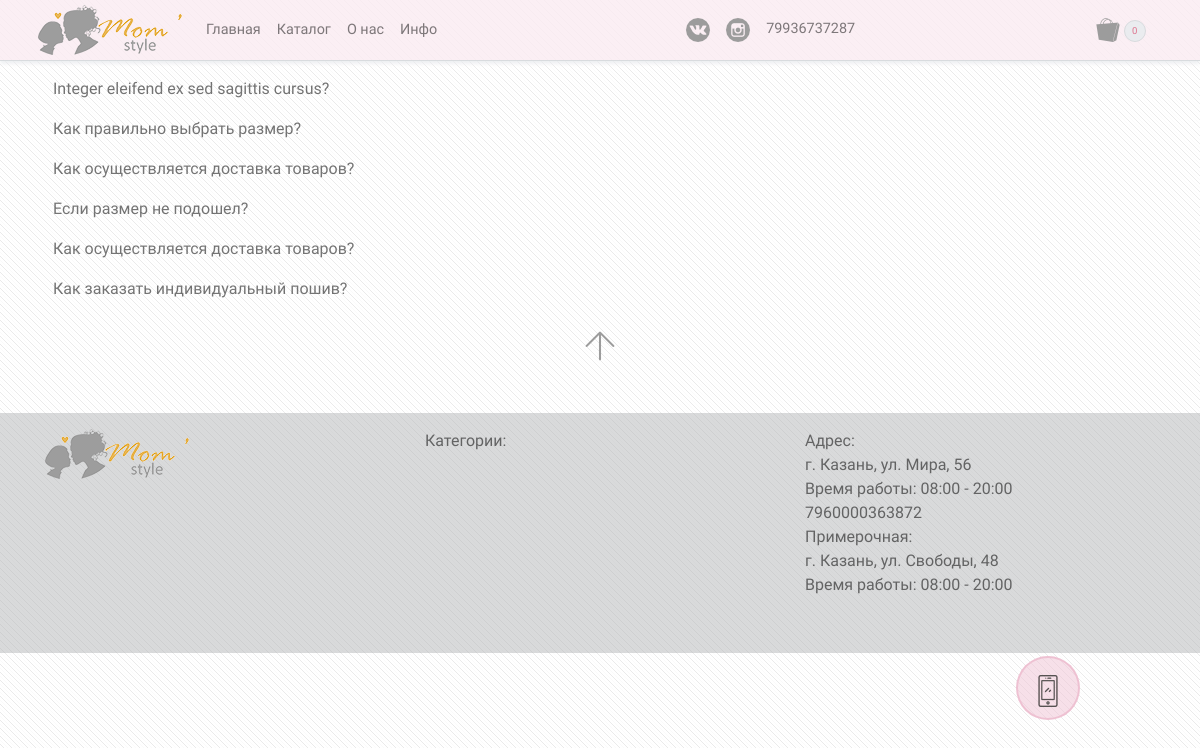
Screenshot of /faq/ with the database file from the repository.
### momshop/models.py (models this page shows, shortened)
class FAQ(models.Model):
    question = models.CharField(max_length=200, verbose_name='Вопрос', default='')
    answer = models.TextField(verbose_name='Ответ', default='')
    class Meta:
        verbose_name = 'Вопрос страницы "Инфо"'
        verbose_name_plural = 'Вопросы страницы "Инфо"'

### momshop/views.py (the view)
# urls.py: url(r'^faq/$', faq, name='faq'),
def faq(request):
    faq_questions = FAQ.objects.all()
    cart = Cart(request)
    cart_items_count = cart.items_count()
    context = {
        'faq': faq_questions,
        'cart': cart_items_count,
    }
    return render(request, 'faq.html', context)

### session_cart/cart.py (called while the page is built)
    @property
    def items_list(self):
        items_list = []
        for item in self.cart.values():
            items_list.append(item)
        return items_list

    def items_count(self):
        x = 0
        for item in self.items_list:
            x += 1
        return x

### templates/faq.html (shortened to what this page needs)
{% extends 'index.html' %}
{% load staticfiles %}
{% block css %}
    <link rel="stylesheet" href="{% static 'css/faq.css' %}">
{% endblock %}
{% block cart %}
    <a class="cart_link" href="{% url 'cart' %}">
        <img src="{% static 'png/shopping-bag.png' %}" alt="">
        <button class="items-count">{{ cart }}</button>
    </a>
{% endblock %}
{% block content %}
    <div class="container">
        <div class="question_container">
            {% for faq in faq %}
                <a class="question" href="#">{{ faq.question }}</a>
            {% endfor %}
        </div>
    </div>
{% endblock %}

### static/css/base.css (style rules this page uses)
body { color: rgba(0,0,0,0.54); font-family: 'Exo 2', sans-serif; margin: 0; padding: 0; }
.items-count { background-color: #EAECEF; border: 1px solid #D8DBDE; color: rgba(219, 87, 119, 0.8); height: 1.4rem; width: 1.4rem; border-radius: 0.7rem; font-size: 0.6rem; padding: 0.2rem; }

### static/css/faq.css (style rules this page uses)
.question { display: block; padding: 0.5rem; color: rgba(0,0,0,0.54); }

### rows the page displays
FAQ: question "Integer eleifend ex sed sagittis cursus?"
FAQ: question "Как правильно выбрать размер?"
FAQ: question "Как осуществляется доставка товаров?"
FAQ: question "Если размер не подошел?"
FAQ: question "Как осуществляется доставка товаров?"
FAQ: question "Как заказать индивидуальный пошив?"

### other values shown
{{ cart }} "0"
